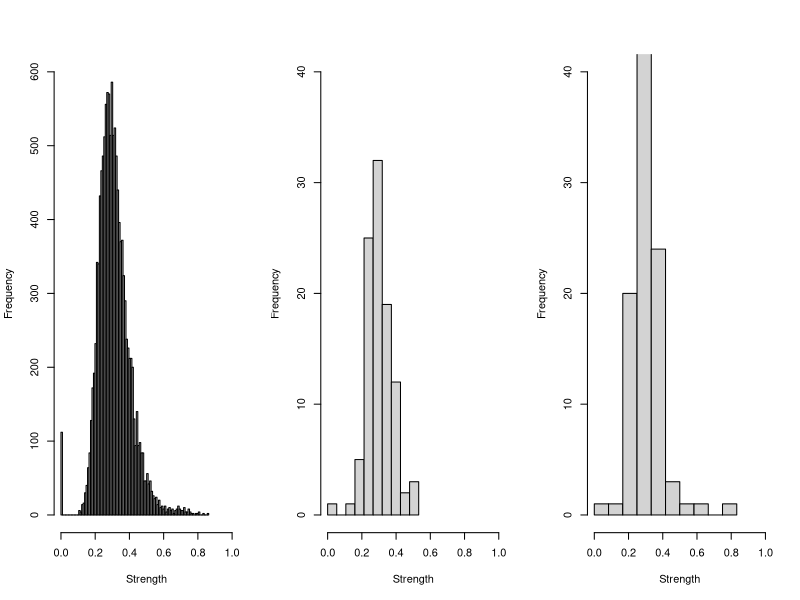

Here is the R script that generated this plot:
quartz.options(width=10, height=3)

matrix <- as.matrix(read.csv(file="Matrix.csv",header=FALSE))


#both do same thing
#layout(matrix(c(1,2,3),1,3))
par(mfrow=c(1,3))

matrixv <- matrix(matrix,1,112*112)

hist(matrixv,seq(min(matrixv),max(matrixv),length.out=101),xlab="Strength",main=NULL,xlim=c(0,1),ylim=c(0,600))

matrixvrand = matrixv[sample(112*112)[1:100]]
hist(matrixvrand,seq(min(matrixvrand),max(matrixvrand),length.out=11),xlab="Strength",main=NULL,xlim=c(0,1),ylim=c(0,40))

matrixvrand = matrixv[sample(112*112)[1:100]]
hist(matrixvrand,seq(min(matrixvrand),max(matrixvrand),length.out=11),xlab="Strength",main=NULL,xlim=c(0,1),ylim=c(0,40))
